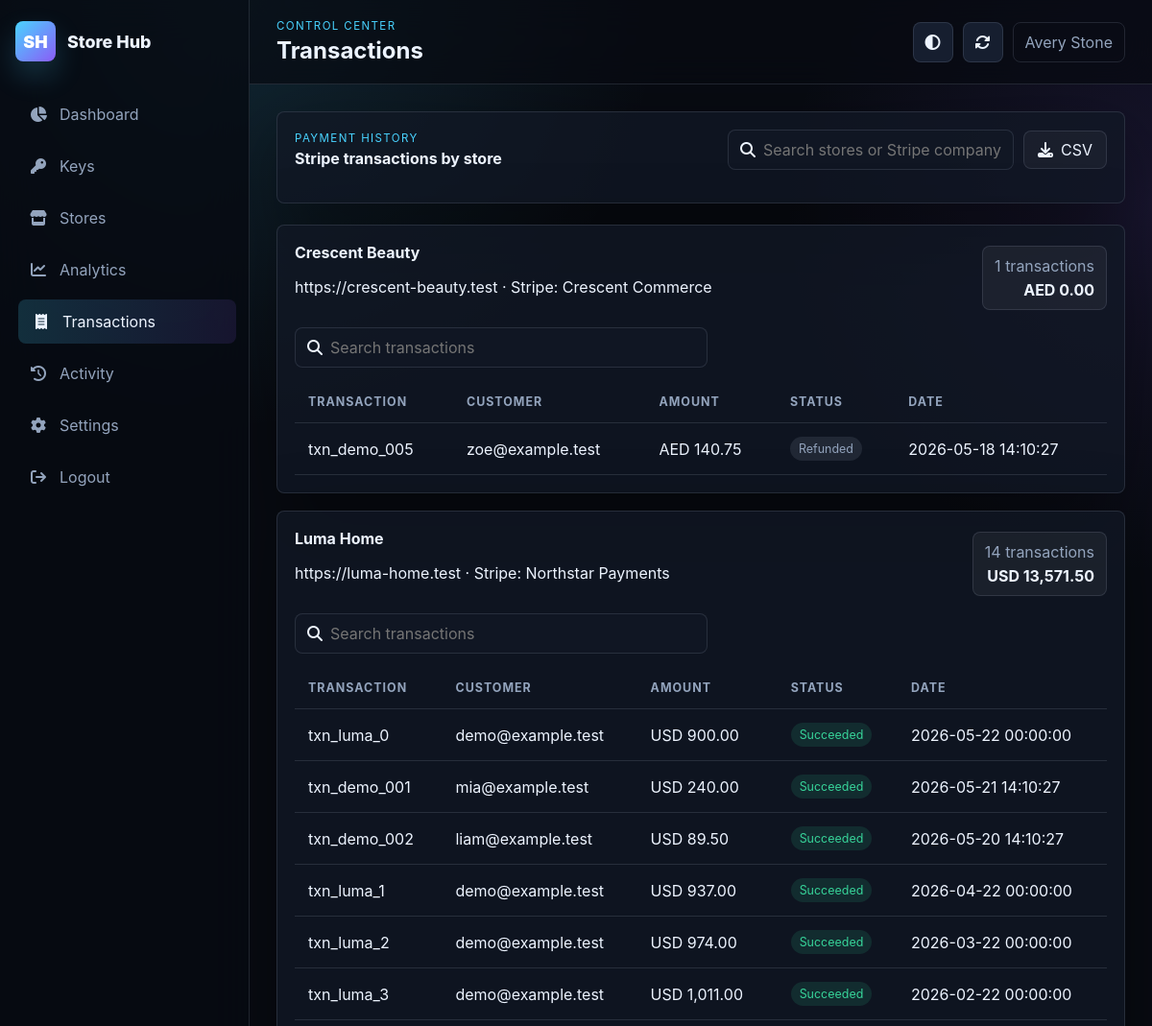
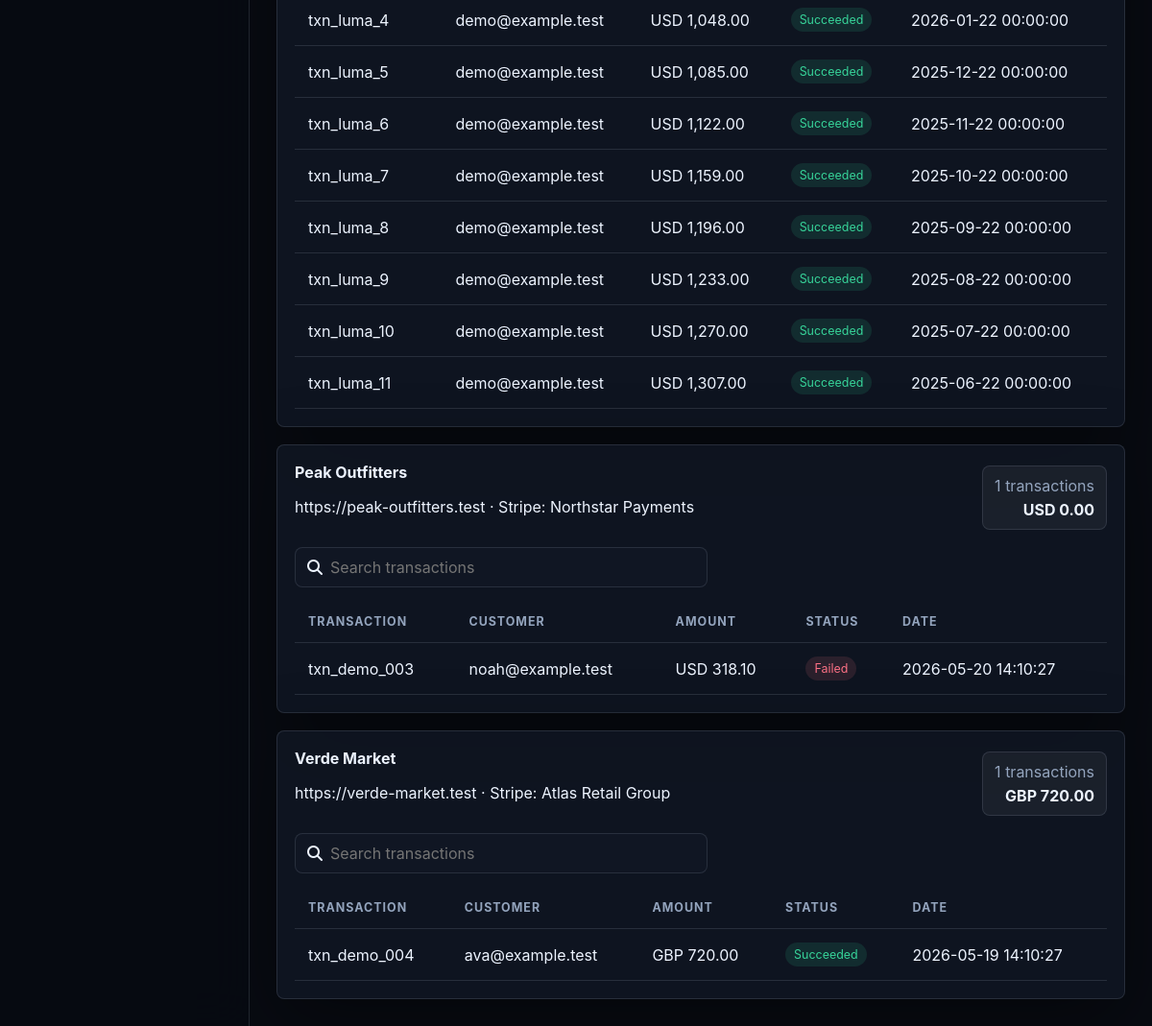
The app's page /index.php?page=transactions (signed in) with its own data (2 pictures, top to bottom).
### tables this page shows
CREATE TABLE users (
    id BIGINT UNSIGNED AUTO_INCREMENT PRIMARY KEY,
    name VARCHAR(120) NOT NULL,
    email VARCHAR(190) NOT NULL UNIQUE,
    password_hash VARCHAR(255) NOT NULL,
    role VARCHAR(40) NOT NULL DEFAULT 'admin',
    created_at TIMESTAMP NULL DEFAULT CURRENT_TIMESTAMP
);

CREATE TABLE transactions (
    id BIGINT UNSIGNED AUTO_INCREMENT PRIMARY KEY,
    store_id BIGINT UNSIGNED NULL,
    stripe_key_id BIGINT UNSIGNED NULL,
    stripe_transaction_id VARCHAR(190) NULL UNIQUE,
    customer_email VARCHAR(190) NULL,
    amount DECIMAL(12,2) NOT NULL,
    currency CHAR(3) NOT NULL DEFAULT 'USD',
    status ENUM('succeeded','failed','refunded','pending') NOT NULL DEFAULT 'succeeded',
    created_at DATETIME NOT NULL,
    CONSTRAINT fk_transactions_store FOREIGN KEY (store_id) REFERENCES stores(id) ON DELETE SET NULL,
    CONSTRAINT fk_transactions_key FOREIGN KEY (stripe_key_id) REFERENCES stripe_keys(id) ON DELETE SET NULL,
    INDEX idx_transactions_status_date (status, created_at)
);

CREATE TABLE stores (
    id BIGINT UNSIGNED AUTO_INCREMENT PRIMARY KEY,
    stripe_key_id BIGINT UNSIGNED NULL,
    name VARCHAR(160) NOT NULL,
    domain VARCHAR(190) NOT NULL UNIQUE,
    total_sales DECIMAL(14,2) NOT NULL DEFAULT 0,
    monthly_sales DECIMAL(14,2) NOT NULL DEFAULT 0,
    currency CHAR(3) NOT NULL DEFAULT 'USD',
    order_count INT UNSIGNED NOT NULL DEFAULT 0,
    average_order_value DECIMAL(12,2) NOT NULL DEFAULT 0,
    status ENUM('active','disabled','syncing') NOT NULL DEFAULT 'active',
    last_sync_at DATETIME NULL,
    woocommerce_version VARCHAR(40) NULL,
    wordpress_version VARCHAR(40) NULL,
    created_at TIMESTAMP NULL DEFAULT CURRENT_TIMESTAMP,
    updated_at TIMESTAMP NULL DEFAULT CURRENT_TIMESTAMP,
    CONSTRAINT fk_stores_stripe_key FOREIGN KEY (stripe_key_id) REFERENCES stripe_keys(id) ON DELETE SET NULL,
    INDEX idx_store_status (status)
);

CREATE TABLE stripe_keys (
    id BIGINT UNSIGNED AUTO_INCREMENT PRIMARY KEY,
    company_name VARCHAR(160) NOT NULL,
    email VARCHAR(190) NOT NULL,
    phone VARCHAR(60) NULL,
    country_name VARCHAR(100) NULL,
    country_flag VARCHAR(16) NULL,
    public_key VARCHAR(255) NOT NULL,
    secret_key_encrypted TEXT NOT NULL,
    account_age VARCHAR(80) NULL,
    payout_timing VARCHAR(120) NULL,
    last_payout_date DATE NULL,
    total_processed_volume DECIMAL(14,2) NOT NULL DEFAULT 0,
    status ENUM('active','disabled') NOT NULL DEFAULT 'active',
    workflow_status ENUM('ready','payout_waiting') NOT NULL DEFAULT 'ready',
    baseline_volume DECIMAL(14,2) NOT NULL DEFAULT 0,
    target_sales DECIMAL(14,2) NOT NULL DEFAULT 0,
    target_plan ENUM('starter','standard','established') NOT NULL DEFAULT 'starter',
    target_step TINYINT UNSIGNED NOT NULL DEFAULT 0,
    target_started_at DATETIME NOT NULL DEFAULT CURRENT_TIMESTAMP,
    waiting_started_at DATETIME NULL,
    payout_due_date DATE NULL,
    payout_received TINYINT(1) NOT NULL DEFAULT 0,
    stripe_payout_id VARCHAR(190) NULL,
    stripe_payout_status VARCHAR(40) NULL,
    stripe_payout_synced_at DATETIME NULL,
    workflow_note VARCHAR(255) NULL,
    created_at TIMESTAMP NULL DEFAULT CURRENT_TIMESTAMP,
    INDEX idx_stripe_status (status),
    INDEX idx_stripe_company (company_name)
);

### app/Core/Support.php (called while the page is built, shortened)
<?php
function db(): PDO
{
    return Database::connection();
}
function e(?string $value): string
{
    return htmlspecialchars((string) $value, ENT_QUOTES, 'UTF-8');
}
function view(string $page, array $data = []): void
{
    require __DIR__ . '/../Views/layouts/app.php';
}
function current_user(): ?array
{
    $stmt = db()->prepare('SELECT id, name, email, role FROM users WHERE id = ? LIMIT 1');
    $stmt->execute([$_SESSION['user_id']]);
    return $stmt->fetch() ?: null;
}

### public/index.php (called while the page is built, shortened)
<?php
require __DIR__ . '/bootstrap.php';
$page = $_GET['page'] ?? 'dashboard';
view($page, [
    'currentPage' => $page,
    'user' => current_user(),
]);

### index.php (called while the page is built)
<?php
require __DIR__ . '/public/index.php';

### app/Core/Database.php (called while the page is built, shortened)
<?php
final class Database
{
    private static ?PDO $pdo = null;
    public static function connection(): PDO
    {
        if (self::$pdo) {
            return self::$pdo;
        }
        $config = app_config('database');
        $dsn = sprintf(
            'mysql:host=%s;port=%s;dbname=%s;charset=%s',
            $config['host'],
            $config['port'],
            $config['name'],
            $config['charset']
        );
        self::$pdo = new PDO($dsn, $config['user'], $config['pass'], [
            PDO::ATTR_ERRMODE => PDO::ERRMODE_EXCEPTION,
            PDO::ATTR_DEFAULT_FETCH_MODE => PDO::FETCH_ASSOC,
            PDO::ATTR_EMULATE_PREPARES => false,
        ]);
        return self::$pdo;
    }
}

### public/bootstrap.php (called while the page is built, shortened)
<?php
require __DIR__ . '/../app/Core/Support.php';
spl_autoload_register(function (string $class): void {
    $prefix = 'App\\';
    if (str_starts_with($class, $prefix)) {
        $path = __DIR__ . '/../app/' . str_replace('\\', '/', substr($class, strlen($prefix))) . '.php';
    }
});

### app/Models/Dashboard.php (called while the page is built, shortened)
<?php
final class Dashboard
{
    public static function transactionsByStore(int $limit = 500): array
    {
        $stmt = db()->prepare("
            SELECT
                t.*,
                COALESCE(s.name, 'Unassigned store') store_name,
                s.domain store_domain,
                s.currency store_currency,
                k.company_name stripe_company
            FROM transactions t
            LEFT JOIN stores s ON s.id = t.store_id
            LEFT JOIN stripe_keys k ON k.id = s.stripe_key_id
            ORDER BY store_name ASC, t.created_at DESC
            LIMIT ?
        ");
        $stmt->bindValue(1, $limit, \PDO::PARAM_INT);
        $stmt->execute();
        $grouped = [];
        foreach ($stmt->fetchAll() as $transaction) {
            $storeId = (int) ($transaction['store_id'] ?? 0);
            $grouped[$storeId]['store'] ??= [
                'name' => $transaction['store_name'],
                'domain' => $transaction['store_domain'],
                'currency' => $transaction['store_currency'] ?: $transaction['currency'],
                'stripe_company' => $transaction['stripe_company'],
            ];
            $grouped[$storeId]['transactions'][] = $transaction;
        }
        return array_values($grouped);
    }
}

### app/Views/pages/transactions.php (the view, shortened to what this page needs)
<?php
$storeGroups = Dashboard::transactionsByStore();
?>
<section class="panel">
    <div class="panel-head">
        <div>
            <p class="eyebrow">Payment history</p>
            <h2>Stripe transactions by store</h2>
        </div>
        <div class="panel-actions">
            <div class="filter-box">
                <i class="fa-solid fa-magnifying-glass"></i>
                <input data-content-search data-search-target="#transactionStoreGroups" data-search-items=".store-transaction-panel" placeholder="Search stores or Stripe company">
            </div>
            <button class="btn ghost" data-export="csv"><i class="fa-solid fa-download"></i>CSV</button>
        </div>
    </div>
</section>
<section class="history-stack" id="transactionStoreGroups">
    <?php foreach ($storeGroups as $group): ?>
        <?php
        $store = $group['store'];
        $storeTransactions = $group['transactions'];
        $successfulAmount = 0.0;
        foreach ($storeTransactions as $transaction) {
            if ($transaction['status'] === 'succeeded') {
                $successfulAmount += (float) $transaction['amount'];
            }
        }
        ?>
        <article class="panel store-transaction-panel">
            <div class="panel-head">
                <div>
                    <h2><?= e($store['name']) ?></h2>
                    <p><?= e($store['domain'] ?: 'No store domain') ?> · Stripe: <?= e($store['stripe_company'] ?: 'Unassigned') ?></p>
                </div>
                <div class="store-transaction-totals">
                    <span><?= number_format(count($storeTransactions)) ?> transactions</span>
                    <strong><?= e($store['currency']) ?> <?= number_format($successfulAmount, 2) ?></strong>
                </div>
            </div>
            <div class="filter-box data-search">
                <i class="fa-solid fa-magnifying-glass"></i>
                <input data-content-search data-search-target="#transactionTable<?= (int) ($storeTransactions[0]['store_id'] ?? 0) ?>" data-search-items="tbody tr" placeholder="Search transactions">
            </div>
            <div class="table-wrap">
                <table id="transactionTable<?= (int) ($storeTransactions[0]['store_id'] ?? 0) ?>">
                    <thead><tr><th>Transaction</th><th>Customer</th><th>Amount</th><th>Status</th><th>Date</th></tr></thead>
                    <tbody>
                        <?php foreach ($storeTransactions as $transaction): ?>
                            <tr>
                                <td><?= e($transaction['stripe_transaction_id'] ?: ('#' . $transaction['id'])) ?></td>
                                <td><?= e($transaction['customer_email'] ?: 'Unknown') ?></td>
                                <td><?= e($transaction['currency']) ?> <?= number_format((float) $transaction['amount'], 2) ?></td>
                                <td><span class="status <?= e($transaction['status']) ?>"><?= e($transaction['status']) ?></span></td>
                                <td><?= e($transaction['created_at']) ?></td>
                            </tr>
                        <?php endforeach; ?>
                    </tbody>
                </table>
            </div>
        </article>
    <?php endforeach; ?>
</section>

### app/Views/partials/topbar.php (shortened to what this page needs)
<header class="topbar">
    <div>
        <p class="eyebrow">Control center</p>
        <h1><?= e(ucfirst($currentPage ?? 'Dashboard')) ?></h1>
    </div>
    <div class="top-actions">
        <button class="icon-btn" id="themeToggle" aria-label="Toggle theme"><i class="fa-solid fa-circle-half-stroke"></i></button>
        <button class="icon-btn" id="refreshDashboard" aria-label="Refresh data"><i class="fa-solid fa-rotate"></i></button>
        <div class="user-chip"><?= e($user['name'] ?? 'Admin') ?></div>
    </div>
</header>

### public/assets/css/app.css (style rules this page uses)
:root { --bg: #080b12; --panel: rgba(18, 24, 38, .76); --panel-strong: rgba(24, 32, 50, .94); --text: #edf4ff; --muted: #93a4bd; --line: rgba(148, 163, 184, .18); --field-bg: rgba(255, 255, 255, .05); --option-bg: #121826; --option-text: #edf4ff; --brand: #49d3ff; --brand-2: #8b5cf6; --success: #37d399; --danger: #fb7185; --warning: #fbbf24; --shadow: 0 24px 80px rgba(0, 0, 0, .42); --radius: 8px; color-scheme: dark; }
* { box-sizing: border-box; }
body { margin: 0; min-height: 100vh; background: radial-gradient(circle at 20% 0%, rgba(73, 211, 255, .14), transparent 28rem), radial-gradient(circle at 100% 10%, rgba(139, 92, 246, .12), transparent 24rem), var(--bg); color: var(--text); font-family: Inter, ui-sans-serif, system-ui, -apple-system, BlinkMacSystemFont, "Segoe UI", sans-serif; }
button, input, select { font: inherit; }
.topbar { position: sticky; top: 0; z-index: 20; display: flex; justify-content: space-between; align-items: center; gap: 18px; padding: 20px 28px; background: rgba(8, 11, 18, .7); border-bottom: 1px solid var(--line); backdrop-filter: blur(18px); }
.eyebrow { margin: 0 0 4px; color: var(--brand); text-transform: uppercase; font-size: .72rem; letter-spacing: .12em; }
.topbar h1 { margin: 0; font-size: clamp(1.4rem, 2vw, 2rem); letter-spacing: 0; }
.top-actions { display: flex; align-items: center; gap: 10px; }
.filter-box { display: flex; align-items: center; gap: 8px; min-width: 260px; padding: 10px 12px; border: 1px solid var(--line); border-radius: var(--radius); background: var(--panel); }
.filter-box input { width: 100%; padding: 0; background: transparent; color: var(--text); border: 0; outline: 0; }
.panel-actions { display: flex; align-items: center; justify-content: flex-end; flex-wrap: wrap; gap: 10px; }
.data-search { max-width: 430px; margin-bottom: 14px; }
.metric-card, .panel, .data-card, .mini-panel, .auth-panel { border: 1px solid var(--line); border-radius: var(--radius); background: var(--panel); box-shadow: var(--shadow); backdrop-filter: blur(20px); }
.panel, .mini-panel { padding: 18px; min-width: 0; }
.panel-head { display: flex; align-items: center; justify-content: space-between; gap: 12px; margin-bottom: 16px; }
.panel h2, .mini-panel h3, .data-card h3 { margin: 0; font-size: 1rem; letter-spacing: 0; }
.btn, .icon-btn { border: 1px solid var(--line); border-radius: var(--radius); background: var(--panel-strong); color: var(--text); cursor: pointer; transition: transform .18s ease, border-color .18s ease, background .18s ease; }
.btn { display: inline-flex; align-items: center; justify-content: center; gap: 8px; min-height: 40px; padding: 0 14px; }
.icon-btn { width: 42px; height: 42px; display: inline-grid; place-items: center; }
.btn.ghost { background: rgba(255, 255, 255, .04); }
.user-chip { padding: 10px 12px; border: 1px solid var(--line); border-radius: var(--radius); color: var(--muted); }
.table-wrap { overflow: auto; }
table { width: 100%; border-collapse: collapse; min-width: 740px; }
th, td { padding: 14px; text-align: left; border-bottom: 1px solid var(--line); }
th { color: var(--muted); font-size: .78rem; text-transform: uppercase; letter-spacing: .08em; }
.status { display: inline-flex; padding: 5px 9px; border-radius: 999px; background: rgba(148, 163, 184, .14); color: var(--muted); text-transform: capitalize; font-size: .78rem; }
.status.active, .status.succeeded { color: var(--success); background: rgba(55, 211, 153, .12); }
.status.failed, .status.disabled { color: var(--danger); background: rgba(251, 113, 133, .12); }
.store-transaction-totals { display: grid; gap: 5px; padding: 10px 12px; text-align: right; color: var(--muted); border: 1px solid var(--line); border-radius: var(--radius); background: var(--field-bg); }
.store-transaction-totals strong { color: var(--text); }
input, select { width: 100%; padding: 12px; color: var(--text); background-color: var(--field-bg); border: 1px solid var(--line); border-radius: var(--radius); outline: 0; }
.history-stack { display: grid; gap: 18px; }

### records on screen
users: name "Avery Stone"
transactions: name "Crescent Beauty", store.domain "https://crescent-beauty.test", stripe_key.company_name "Crescent Commerce", count($storeTransactions) "1", currency "AED", successfulAmount "0.00", stripe_transaction "txn_demo_005", customer_email "zoe@example.test", amount "140.75", status "Refunded", created_at "2026-05-18 14:10:27"
transactions: stripe_transaction "txn_luma_0", customer_email "demo@example.test", currency "USD", amount "900.00", status "Succeeded", created_at "2026-05-22 00:00:00"
transactions: stripe_transaction "txn_demo_001", customer_email "mia@example.test", currency "USD", amount "240.00", status "Succeeded", created_at "2026-05-21 14:10:27"
transactions: stripe_transaction "txn_demo_002", customer_email "liam@example.test", currency "USD", amount "89.50", status "Succeeded", created_at "2026-05-20 14:10:27"
transactions: stripe_transaction "txn_luma_1", customer_email "demo@example.test", currency "USD", amount "937.00", status "Succeeded", created_at "2026-04-22 00:00:00"
transactions: stripe_transaction "txn_luma_2", customer_email "demo@example.test", currency "USD", amount "974.00", status "Succeeded", created_at "2026-03-22 00:00:00"
transactions: stripe_transaction "txn_luma_3", customer_email "demo@example.test", currency "USD", amount "1,011.00", status "Succeeded", created_at "2026-02-22 00:00:00"
transactions: stripe_transaction "txn_luma_4", customer_email "demo@example.test", currency "USD", amount "1,048.00", status "Succeeded", created_at "2026-01-22 00:00:00"
transactions: stripe_transaction "txn_luma_5", customer_email "demo@example.test", currency "USD", amount "1,085.00", status "Succeeded", created_at "2025-12-22 00:00:00"
transactions: stripe_transaction "txn_luma_6", customer_email "demo@example.test", currency "USD", amount "1,122.00", status "Succeeded", created_at "2025-11-22 00:00:00"
transactions: stripe_transaction "txn_luma_7", customer_email "demo@example.test", currency "USD", amount "1,159.00", status "Succeeded", created_at "2025-10-22 00:00:00"
transactions: stripe_transaction "txn_luma_8", customer_email "demo@example.test", currency "USD", amount "1,196.00", status "Succeeded", created_at "2025-09-22 00:00:00"
transactions: stripe_transaction "txn_luma_9", customer_email "demo@example.test", currency "USD", amount "1,233.00", status "Succeeded", created_at "2025-08-22 00:00:00"
transactions: stripe_transaction "txn_luma_10", customer_email "demo@example.test", currency "USD", amount "1,270.00", status "Succeeded", created_at "2025-07-22 00:00:00"
transactions: stripe_transaction "txn_luma_11", customer_email "demo@example.test", currency "USD", amount "1,307.00", status "Succeeded", created_at "2025-06-22 00:00:00"
transactions: name "Peak Outfitters", store.domain "https://peak-outfitters.test", stripe_key.company_name "Northstar Payments", count($storeTransactions) "1", currency "USD", successfulAmount "0.00", stripe_transaction "txn_demo_003", customer_email "noah@example.test", amount "318.10", status "Failed", created_at "2026-05-20 14:10:27"
transactions: name "Verde Market", store.domain "https://verde-market.test", stripe_key.company_name "Atlas Retail Group", count($storeTransactions) "1", currency "GBP", successfulAmount "720.00", stripe_transaction "txn_demo_004", customer_email "ava@example.test", amount "720.00", status "Succeeded", created_at "2026-05-19 14:10:27"

### other values on screen
$label "Dashboard"
$label "Keys"
$label "Stores"
$label "Analytics"
$label "Transactions"
$label "Activity"
$label "Settings"
$currentPage "Transactions"
$store['name'] "Luma Home"
$store['domain'] ?: 'No store domain' "https://luma-home.test"
$store['stripe_company'] ?: 'Unassigned' "Northstar Payments"
count($storeTransactions) "14"
$store['currency'] "USD"
$successfulAmount "13,571.50"
